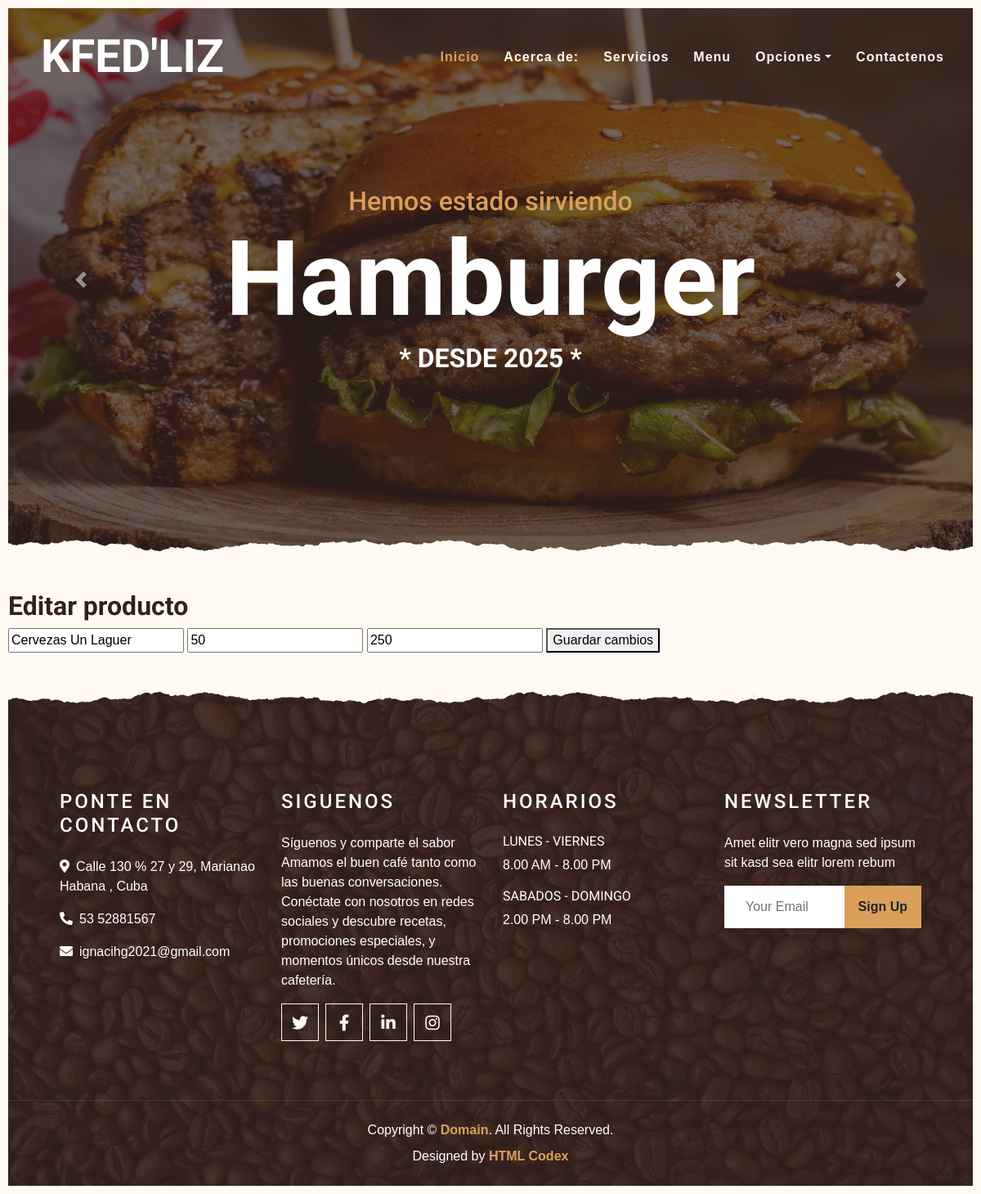
The page /editar/1 on the database its author committed.
### tables this page shows
CREATE TABLE "productos" (
	"Nombre"	TEXT NOT NULL UNIQUE,
	"id"	INTEGER NOT NULL UNIQUE,
	"Cantidad"	NUMERIC NOT NULL,
	"Unidad"	TEXT,
	"Precio"	NUMERIC NOT NULL,
	"figura"	TEXT,
	"Tipo"	TEXT,
	"Descripcion"	TEXT,
	"PrecioV"	NUMERIC NOT NULL,
	PRIMARY KEY("id")
);

### api/__init__.py (the view)
    @app.route('/editar/<int:id>', methods=['GET', 'POST'])
    def editar_producto(id):
       db = get_db()
       if request.method == 'POST':
           nombre = request.form['nombre']
           cantidad = request.form['cantidad']
           precio = request.form['precio']
           db.execute(
                'UPDATE productos SET nombre = ?, cantidad = ?, precio = ? WHERE id = ?',
                (nombre, cantidad, precio, id)
                )
           db.commit()
           return redirect('/inventario')
       else:
           producto = db.execute('SELECT * FROM productos WHERE id = ?', (id,)).fetchone()
           return render_template('editar.html', producto=producto)

### api/db.py (called while the page is built)
def get_db():
    if 'db' not in g:
        g.db = sqlite3.connect(
            current_app.config['DATABASE'],
            detect_types=sqlite3.PARSE_DECLTYPES
        )
        g.db.row_factory = sqlite3.Row
    return g.db

### templates/editar.html (shortened to what this page needs)
{% extends 'index.html' %}
{% block contenido%}
<head>
    <h2>Editar producto</h2>
<form method="post">
    <input name="nombre" value="{{ producto['nombre'] }}" required>
    <input name="cantidad" type="number" value="{{ producto['cantidad'] }}" required>
    <input name="precio" type="number" step="0.01" value="{{ producto['precio'] }}" required>
    <button type="submit">Guardar cambios</button>
</form>
    {% endblock %}

### templates/editar.html (style rules this page uses)
body { font-family: Arial, sans-serif; padding: 10px; }

### rows shown on the page
productos: nombre "Cervezas Un Laguer", cantidad "50", precio "250"
